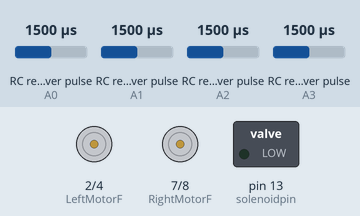
This sketch was run on a simulated Arduino Uno, built with avr-gcc and run on an emulated ATmega328P. On the bench: motor-driver pin pairs drawn as motors (green arrow = first pin HIGH = forward, orange = second pin HIGH = backward, longer = more drive, scaled by the enable pin), switched loads named in the sketch (green lamp = pin HIGH). Wiring (inferred from the names in the program): 4 × RC receiver channel: data A0 / data A1 / data A2 / data A3. The test bench sets the inputs (shaded band); at power-on: RC receiver pulse (sensors on A0, A2, A3, A1) 1500 µs. What the sketch prints to the serial monitor is not drawn.

Above: at 1.2 s.
1.3 s: RC receiver pulse (sensor on A0) set to 1020 µs
At 1.43 s:
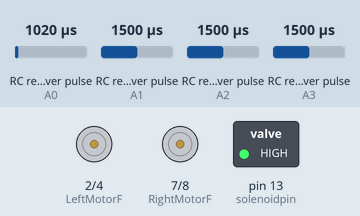
3.4 s: RC receiver pulse (sensor on A2) set to 1020 µs
At 3.63 s:
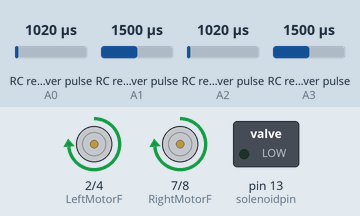
6.4 s: RC receiver pulse (sensor on A3) set to 1020 µs
9.4 s: RC receiver pulse (sensor on A0) set to 1500 µs
At 9.94 s:
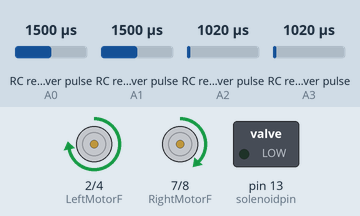
12.4 s: RC receiver pulse (sensor on A2) set to 1980 µs
15.4 s: RC receiver pulse (sensor on A0) set to 1250 µs
At 16.23 s:
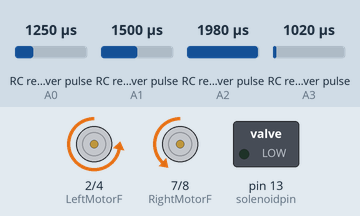
Timing chart, 0 to 19.4 s (numbered marks = the images above; inputs shaded):
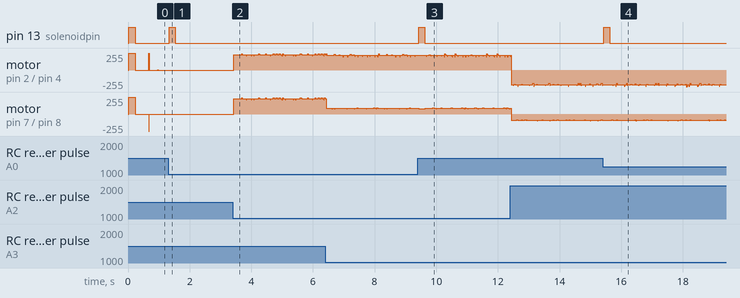

Measured:
- after the input at 1.3 s, pin 13 (solenoidpin): LOW → HIGH at once, → LOW 0.20 s later
- after the input at 9.4 s, pin 13 (solenoidpin): LOW → HIGH at once, → LOW 0.20 s later
- after the input at 15.4 s, pin 13 (solenoidpin): LOW → HIGH at once, → LOW 0.20 s later

The sketch:

Chaos1Robot.ino
```cpp
//Code for the Chaos Bot
//Written for the Arduino Uno using the Polulu Dual VNH5019 Motor Driver Shield
//https://www.pololu.com/product/2502
//Stick Direction: Ch1 = Left Stick L/R, Ch2 = Left Stick F/B, Ch3 = Right Stick L/R ,Ch4 = Right Stick F/B


//Channel 4 Left is > 1500 .  Right is < 1500
//Channel 3 Up is > 1500 . Down is < 1500

#include <EnableInterrupt.h>

#define SERIAL_PORT_SPEED 57600
#define RC_NUM_CHANNELS  6

#define RC_CH1  0
#define RC_CH2  1
#define RC_CH3  2
#define RC_CH4  3


//CONTROLLER RECEIVER INPUT PIN CONNECTION NUMBERS IN ARDUINO BOARD

#define RC_CH1_INPUT A0
#define RC_CH2_INPUT A1
#define RC_CH3_INPUT A2
#define RC_CH4_INPUT A3


//MOTOR SPEED AND DIRECTION PIN CONNECTION NUMBERS IN ARDUINO BOARD

#define RightMotorPWM 10
#define RightMotorF  7
#define RightMotorB 8

#define LeftMotorPWM 9
#define LeftMotorF  2
#define LeftMotorB  4

#define solenoidpin  13

bool solenoidpushed;

int LeftStickFB = 0;
int LeftStickLR = 0;

int RightStickFB = 0;
int RightStickLR = 0;


uint16_t rc_values[RC_NUM_CHANNELS];
uint32_t rc_start[RC_NUM_CHANNELS];
volatile uint16_t rc_shared[RC_NUM_CHANNELS];

void rc_read_values() {
  noInterrupts();
  memcpy(rc_values, (const void *)rc_shared, sizeof(rc_shared));
  interrupts();
}

void calc_input(uint8_t channel, uint8_t input_pin) {
  if (digitalRead(input_pin) == HIGH) {
    rc_start[channel] = micros();
  } else {
    uint16_t rc_compare = (uint16_t)(micros() - rc_start[channel]);
    rc_shared[channel] = rc_compare;
  }
}

void calc_ch1() { calc_input(RC_CH1, RC_CH1_INPUT); }
void calc_ch2() { calc_input(RC_CH2, RC_CH2_INPUT); }
void calc_ch3() { calc_input(RC_CH3, RC_CH3_INPUT); }
void calc_ch4() { calc_input(RC_CH4, RC_CH4_INPUT); }


void setup() {
  Serial.begin(SERIAL_PORT_SPEED);

  pinMode(RC_CH1_INPUT, INPUT);
  pinMode(RC_CH2_INPUT, INPUT);
  pinMode(RC_CH3_INPUT, INPUT);
  pinMode(RC_CH4_INPUT, INPUT);


  enableInterrupt(RC_CH1_INPUT, calc_ch1, CHANGE);
  enableInterrupt(RC_CH2_INPUT, calc_ch2, CHANGE);
  enableInterrupt(RC_CH3_INPUT, calc_ch3, CHANGE);
  enableInterrupt(RC_CH4_INPUT, calc_ch4, CHANGE);


  pinMode(RightMotorPWM, OUTPUT);
  pinMode(RightMotorF, OUTPUT);
  pinMode(RightMotorB, OUTPUT);

  pinMode(LeftMotorPWM, OUTPUT);
  pinMode(LeftMotorF, OUTPUT);
  pinMode(LeftMotorB, OUTPUT);

  digitalWrite(LeftMotorF, HIGH);
  digitalWrite(RightMotorF, HIGH);
  digitalWrite(LeftMotorB, LOW);
  digitalWrite(RightMotorB, LOW);
  analogWrite(LeftMotorPWM, 0);
  analogWrite(RightMotorPWM, 0);

  pinMode(solenoidpin, OUTPUT);
  digitalWrite(solenoidpin, LOW);
  bool solenoidpushed = true;

}

//BOT MOVEMENT FUNCTIONS


void MovementForward(int PwmVal){

     digitalWrite(LeftMotorF, LOW);
     digitalWrite(RightMotorF, LOW);
     digitalWrite(LeftMotorB, HIGH);
     digitalWrite(RightMotorB, HIGH);
     analogWrite(LeftMotorPWM, PwmVal);
     analogWrite(RightMotorPWM, PwmVal);

}

void MovementReverse(int PwmVal){

     digitalWrite(LeftMotorF, HIGH);
     digitalWrite(RightMotorF, HIGH);
     digitalWrite(LeftMotorB, LOW);
     digitalWrite(RightMotorB, LOW);
     analogWrite(LeftMotorPWM, PwmVal);
     analogWrite(RightMotorPWM, PwmVal);

}

void MovementLeftSpin(int PwmVal){

     digitalWrite(LeftMotorF, LOW);
     digitalWrite(RightMotorF, HIGH);
     digitalWrite(LeftMotorB, HIGH);
     digitalWrite(RightMotorB, LOW);
     analogWrite(LeftMotorPWM, PwmVal);
     analogWrite(RightMotorPWM, PwmVal);
}

void MovementRightSpin(int PwmVal){


     digitalWrite(LeftMotorF, HIGH);
     digitalWrite(RightMotorF, LOW);
     digitalWrite(LeftMotorB, LOW);
     digitalWrite(RightMotorB, HIGH);
     analogWrite(LeftMotorPWM, PwmVal);
     analogWrite(RightMotorPWM, PwmVal);
}

void Stationary(void){

     digitalWrite(LeftMotorF, HIGH);
     digitalWrite(RightMotorF, HIGH);
     digitalWrite(LeftMotorB, LOW);
     digitalWrite(RightMotorB, LOW);
     analogWrite(LeftMotorPWM, 0);
     analogWrite(RightMotorPWM, 0);
}

void ForwardLeftTurn(int PwmValL, int PwmValR){

     digitalWrite(LeftMotorF, LOW);
     digitalWrite(RightMotorF, LOW);
     digitalWrite(LeftMotorB, HIGH);
     digitalWrite(RightMotorB, HIGH);
     analogWrite(LeftMotorPWM, PwmValR);
     analogWrite(RightMotorPWM, PwmValL);
}

void ForwardRightTurn(int PwmValL, int PwmValR){

     digitalWrite(LeftMotorF, LOW);
     digitalWrite(RightMotorF, LOW);
     digitalWrite(LeftMotorB, HIGH);
     digitalWrite(RightMotorB, HIGH);
     analogWrite(LeftMotorPWM, PwmValR);
     analogWrite(RightMotorPWM, PwmValL);
}

void BackwardLeftTurn(int PwmValL, int PwmValR){

     digitalWrite(LeftMotorF, HIGH);
     digitalWrite(RightMotorF, HIGH);
     digitalWrite(LeftMotorB, LOW);
     digitalWrite(RightMotorB, LOW);
     analogWrite(LeftMotorPWM, PwmValR);
     analogWrite(RightMotorPWM, PwmValL);
}

void BackwardRightTurn(int PwmValL, int PwmValR){


      digitalWrite(LeftMotorF, HIGH);
     digitalWrite(RightMotorF, HIGH);
     digitalWrite(LeftMotorB, LOW);
     digitalWrite(RightMotorB, LOW);
     analogWrite(LeftMotorPWM, PwmValR);
     analogWrite(RightMotorPWM, PwmValL);
}

void shootingmechanism(){
  //Pull Solenoid
  if(rc_values[RC_CH1] < 1420 && solenoidpushed){
    digitalWrite(solenoidpin, HIGH);
    delay(200);
    digitalWrite(solenoidpin, LOW);
    //t.pulse(solenoidpin, 5000, LOW);
    solenoidpushed = false;
  }

  //Push solenoid
  if(rc_values[RC_CH1] > 1420 && !solenoidpushed){
    digitalWrite(solenoidpin, HIGH);
    delay(200);
    digitalWrite(solenoidpin, LOW);
    //t.pulse(solenoidpin, 5000, HIGH);
    solenoidpushed = true;
  }
}

void loop() {
  rc_read_values();

  Serial.print("CH1:"); Serial.print(rc_values[RC_CH1]); Serial.print("\t");
  Serial.print("CH2:"); Serial.print(rc_values[RC_CH2]); Serial.print("\t");
  Serial.print("CH3:"); Serial.print(rc_values[RC_CH3]); Serial.print("\t");
  Serial.print("CH4:"); Serial.println(rc_values[RC_CH4]);

  //Moves values of controller's position to dedicated variables
  //LeftStickFB = rc_values[RC_CH1];
  //LeftStickLR = rc_values[RC_CH2];

  RightStickFB = rc_values[RC_CH3];
  RightStickLR = rc_values[RC_CH4];

  if(rc_values[RC_CH1]==0 && rc_values[RC_CH2]==0 && rc_values[RC_CH3]==0 && rc_values[RC_CH4]==0){
    Stationary();
  }

  //Forward Movement
  else if(RightStickFB > 1520 && RightStickLR < 1650 && RightStickLR > 1350 ){
    MovementForward(map(RightStickFB, 1520, 2000, 0, 255));
  }

  //Forward Left Turn
  else if(RightStickFB > 1520 && RightStickLR < 1350 ){
    ForwardLeftTurn(map(RightStickFB, 1520, 2000, 0, 96), map(RightStickLR, 1350, 970, 0, 255));
  }

  //Forward Right Turn
  else if(RightStickFB > 1520 && RightStickLR > 1650 ){
    ForwardRightTurn(map(RightStickLR, 1650, 2000, 0, 255), map(RightStickFB, 1520, 2000, 0, 96));
  }

  //Backward Left Turn
  else if(RightStickFB < 1450 && RightStickLR < 1350 ){
    BackwardLeftTurn(map(RightStickFB, 1450, 970, 0, 96), map(RightStickLR, 1350, 970, 0, 255));
  }

  //Backward Right Turn
  else if(RightStickFB < 1450 && RightStickLR > 1650){
    BackwardRightTurn(map(RightStickLR, 1650, 2000, 0, 255), map(RightStickFB, 1450, 970, 0, 96));
  }

  //Reverse Movement
  else if(RightStickFB < 1450 && RightStickLR < 1650 && RightStickLR > 1350){
    MovementReverse(map(RightStickFB, 1450, 970, 0, 255));

  }

  //Left Spinning
  else if(RightStickLR < 1450 && RightStickFB < 1650 && RightStickFB > 1350){
    MovementLeftSpin(map(RightStickLR, 1450, 970, 0, 255));
  }

  //Right Spinning
  else if(RightStickLR > 1520 && RightStickFB < 1650 && RightStickFB > 1350){
    MovementRightSpin(map(RightStickLR, 1520, 2000, 0, 255));
  }

  //stationary
  else if(RightStickLR < 1520 && RightStickLR > 1450 && RightStickFB < 1520 && RightStickFB > 1450){
      Stationary();
  }

  shootingmechanism();


}
```
